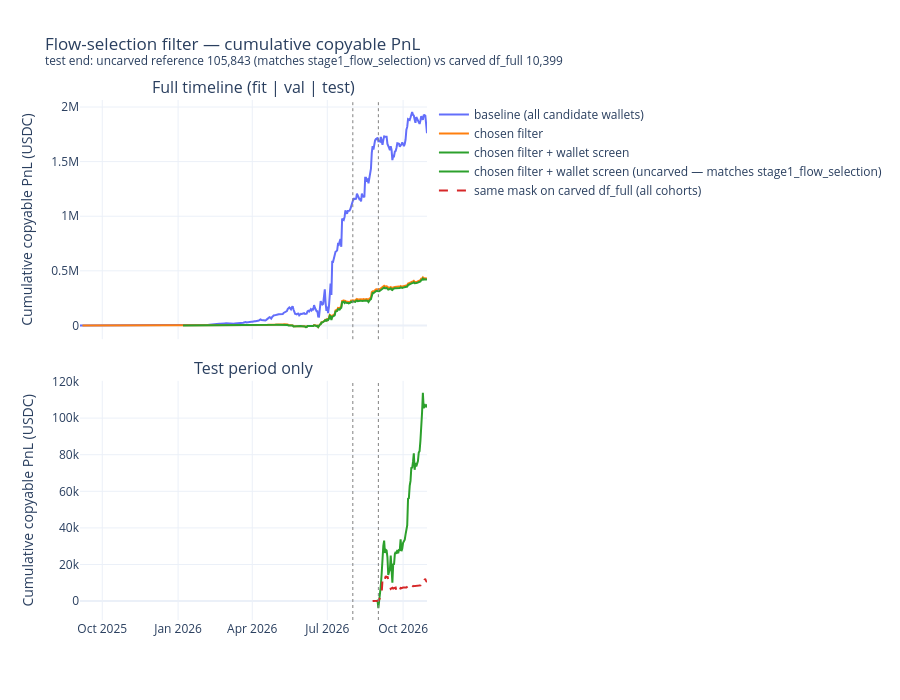

Notebook code for this chart:
### Code cell
# ── Cumulative copyable PnL: flow-selection reference vs carved df_full ────
import plotly.graph_objects as go
from plotly.subplots import make_subplots


def _flowsel_daily(mask, test_only=False):
    sub = fs[mask]
    if test_only:
        sub = sub[sub["is_test"]]
    return sub.groupby(sub["dt"].dt.floor("D"))["copyable_pnl"].sum()


_dfps_test = (
    df_full.loc[~df_full["is_train"]]
    .assign(_d=lambda d: d["dt"].dt.floor("D"))
    .groupby("_d")["copyable_pnl_price_size"]
    .sum()
)

fig = make_subplots(
    rows=2,
    shared_xaxes=True,
    vertical_spacing=0.08,
    subplot_titles=("Full timeline (fit | val | test)", "Test period only"),
)

for _name, _mask, _color in [
    ("baseline (all candidate wallets)", pd.Series(True, index=fs.index), "#636efa"),
    ("chosen filter", flowsel_mask, "#ff7f0e"),
    ("chosen filter + wallet screen", flowsel_final_mask, "#2ca02c"),
]:
    _curve = _flowsel_daily(_mask).cumsum()
    fig.add_trace(
        go.Scatter(
            x=_curve.index, y=_curve.values, mode="lines", name=_name,
            line=dict(color=_color, width=2),
        ),
        row=1, col=1,
    )

_curve = _flowsel_daily(flowsel_final_mask, test_only=True).cumsum()
fig.add_trace(
    go.Scatter(
        x=_curve.index, y=_curve.values, mode="lines",
        name="chosen filter + wallet screen (uncarved — matches stage1_flow_selection)",
        line=dict(color="#2ca02c", width=2),
    ),
    row=2, col=1,
)
_curve = _dfps_test.cumsum()
fig.add_trace(
    go.Scatter(
        x=_curve.index, y=_curve.values, mode="lines",
        name="same mask on carved df_full (all cohorts)",
        line=dict(color="#d62728", width=2, dash="dash"),
    ),
    row=2, col=1,
)

for _ts in (FLOWSEL_FIT_END, FLOWSEL_VAL_END):
    fig.add_vline(x=_ts, line=dict(color="grey", width=1, dash="dot"), row=1, col=1)
    fig.add_vline(x=_ts, line=dict(color="grey", width=1, dash="dot"), row=2, col=1)

fig.update_layout(
    template="plotly_white",
    height=700,
    title=(
        "Flow-selection filter — cumulative copyable PnL<br>"
        f"<sup>test end: uncarved reference {_flowsel_daily(flowsel_final_mask, test_only=True).sum():,.0f} "
        f"(matches stage1_flow_selection) vs carved df_full {_dfps_test.sum():,.0f}</sup>"
    ),
    yaxis_title="Cumulative copyable PnL (USDC)",
    yaxis2_title="Cumulative copyable PnL (USDC)",
)
fig.show()

### Figure 1 — Plotly figure (JSON) as saved in the notebook; plotly's stock layout.template omitted (floating-point values rounded to 4 significant figures; data arrays with more than 128 entries replaced by an {"elided": "..."} marker saying what was removed)
{"data": [{"line": {"color": "#636efa", "width": 2}, "mode": "lines", "name": "baseline (all candidate wallets)", "type": "scatter", "x": {"elided": "315 str values"}, "xaxis": "x", "y": {"elided": "315 float values"}, "yaxis": "y"}, {"line": {"color": "#ff7f0e", "width": 2}, "mode": "lines", "name": "chosen filter", "type": "scatter", "x": {"elided": "293 str values"}, "xaxis": "x", "y": {"elided": "293 float values"}, "yaxis": "y"}, {"line": {"color": "#2ca02c", "width": 2}, "mode": "lines", "name": "chosen filter + wallet screen", "type": "scatter", "x": {"elided": "274 str values"}, "xaxis": "x", "y": {"elided": "274 float values"}, "yaxis": "y"}, {"line": {"color": "#2ca02c", "width": 2}, "mode": "lines", "name": "chosen filter + wallet screen (uncarved — matches stage1_flow_selection)", "type": "scatter", "x": ["2026-08-29T00:00:00+00:00", "2026-08-30T00:00:00+00:00", "2026-08-31T00:00:00+00:00", "2026-09-01T00:00:00+00:00", "2026-09-02T00:00:00+00:00", "2026-09-03T00:00:00+00:00", "2026-09-04T00:00:00+00:00", "2026-09-05T00:00:00+00:00", "2026-09-06T00:00:00+00:00", "2026-09-07T00:00:00+00:00", "2026-09-08T00:00:00+00:00", "2026-09-09T00:00:00+00:00", "2026-09-10T00:00:00+00:00", "2026-09-11T00:00:00+00:00", "2026-09-12T00:00:00+00:00", "2026-09-13T00:00:00+00:00", "2026-09-14T00:00:00+00:00", "2026-09-15T00:00:00+00:00", "2026-09-16T00:00:00+00:00", "2026-09-17T00:00:00+00:00", "2026-09-18T00:00:00+00:00", "2026-09-19T00:00:00+00:00", "2026-09-20T00:00:00+00:00", "2026-09-21T00:00:00+00:00", "2026-09-22T00:00:00+00:00", "2026-09-23T00:00:00+00:00", "2026-09-24T00:00:00+00:00", "2026-09-25T00:00:00+00:00", "2026-09-26T00:00:00+00:00", "2026-09-27T00:00:00+00:00", "2026-09-28T00:00:00+00:00", "2026-09-29T00:00:00+00:00", "2026-09-30T00:00:00+00:00", "2026-10-01T00:00:00+00:00", "2026-10-02T00:00:00+00:00", "2026-10-03T00:00:00+00:00", "2026-10-04T00:00:00+00:00", "2026-10-05T00:00:00+00:00", "2026-10-06T00:00:00+00:00", "2026-10-07T00:00:00+00:00", "2026-10-08T00:00:00+00:00", "2026-10-09T00:00:00+00:00", "2026-10-10T00:00:00+00:00", "2026-10-11T00:00:00+00:00", "2026-10-12T00:00:00+00:00", "2026-10-13T00:00:00+00:00", "2026-10-14T00:00:00+00:00", "2026-10-15T00:00:00+00:00", "2026-10-16T00:00:00+00:00", "2026-10-17T00:00:00+00:00", "2026-10-18T00:00:00+00:00", "2026-10-19T00:00:00+00:00", "2026-10-20T00:00:00+00:00", "2026-10-21T00:00:00+00:00", "2026-10-22T00:00:00+00:00", "2026-10-23T00:00:00+00:00", "2026-10-24T00:00:00+00:00", "2026-10-25T00:00:00+00:00", "2026-10-26T00:00:00+00:00", "2026-10-27T00:00:00+00:00", "2026-10-28T00:00:00+00:00", "2026-10-29T00:00:00+00:00", "2026-10-30T00:00:00+00:00"], "xaxis": "x2", "y": [0.9702, 222.4, 316.2, -3779.0, -175.8, 3264.0, 8564.0, 15060.0, 25570.0, 30250.0, 33100.0, 26330.0, 28000.0, 27600.0, 23900.0, 14320.0, 16050.0, 17260.0, 24870.0, 13560.0, 10060.0, 20350.0, 19960.0, 25780.0, 26860.0, 25870.0, 28020.0, 26210.0, 27980.0, 28010.0, 33810.0, 27310.0, 28770.0, 31810.0, 32770.0, 33540.0, 36450.0, 39050.0, 41430.0, 55930.0, 56260.0, 62960.0, 65670.0, 73060.0, 72650.0, 76060.0, 80780.0, 71750.0, 75530.0, 73550.0, 75210.0, 76530.0, 81200.0, 81950.0, 87550.0, 101300.0, 102900.0, 113800.0, 105400.0, 107700.0, 106500.0, 106900.0, 105800.0], "yaxis": "y2"}, {"line": {"color": "#d62728", "dash": "dash", "width": 2}, "mode": "lines", "name": "same mask on carved df_full (all cohorts)", "type": "scatter", "x": ["2026-08-25T00:00:00+00:00", "2026-08-26T00:00:00+00:00", "2026-08-27T00:00:00+00:00", "2026-08-28T00:00:00+00:00", "2026-08-29T00:00:00+00:00", "2026-08-30T00:00:00+00:00", "2026-08-31T00:00:00+00:00", "2026-09-01T00:00:00+00:00", "2026-09-02T00:00:00+00:00", "2026-09-03T00:00:00+00:00", "2026-09-04T00:00:00+00:00", "2026-09-05T00:00:00+00:00", "2026-09-06T00:00:00+00:00", "2026-09-07T00:00:00+00:00", "2026-09-08T00:00:00+00:00", "2026-09-09T00:00:00+00:00", "2026-09-10T00:00:00+00:00", "2026-09-11T00:00:00+00:00", "2026-09-12T00:00:00+00:00", "2026-09-13T00:00:00+00:00", "2026-09-14T00:00:00+00:00", "2026-09-15T00:00:00+00:00", "2026-09-16T00:00:00+00:00", "2026-09-17T00:00:00+00:00", "2026-09-18T00:00:00+00:00", "2026-09-19T00:00:00+00:00", "2026-09-20T00:00:00+00:00", "2026-09-21T00:00:00+00:00", "2026-09-22T00:00:00+00:00", "2026-09-23T00:00:00+00:00", "2026-09-24T00:00:00+00:00", "2026-09-25T00:00:00+00:00", "2026-09-26T00:00:00+00:00", "2026-09-27T00:00:00+00:00", "2026-09-28T00:00:00+00:00", "2026-09-29T00:00:00+00:00", "2026-09-30T00:00:00+00:00", "2026-10-01T00:00:00+00:00", "2026-10-02T00:00:00+00:00", "2026-10-03T00:00:00+00:00", "2026-10-04T00:00:00+00:00", "2026-10-05T00:00:00+00:00", "2026-10-06T00:00:00+00:00", "2026-10-07T00:00:00+00:00", "2026-10-08T00:00:00+00:00", "2026-10-09T00:00:00+00:00", "2026-10-10T00:00:00+00:00", "2026-10-11T00:00:00+00:00", "2026-10-12T00:00:00+00:00", "2026-10-13T00:00:00+00:00", "2026-10-14T00:00:00+00:00", "2026-10-15T00:00:00+00:00", "2026-10-16T00:00:00+00:00", "2026-10-17T00:00:00+00:00", "2026-10-18T00:00:00+00:00", "2026-10-19T00:00:00+00:00", "2026-10-20T00:00:00+00:00", "2026-10-21T00:00:00+00:00", "2026-10-22T00:00:00+00:00", "2026-10-23T00:00:00+00:00", "2026-10-24T00:00:00+00:00", "2026-10-25T00:00:00+00:00", "2026-10-26T00:00:00+00:00", "2026-10-27T00:00:00+00:00", "2026-10-28T00:00:00+00:00", "2026-10-29T00:00:00+00:00", "2026-10-30T00:00:00+00:00"], "xaxis": "x2", "y": [0.0, 0.0, 0.0, 0.0, 0.0, 0.0, 0.0, 248.9, 721.8, 2055.0, 1784.0, 4383.0, 11530.0, 13750.0, 13640.0, 12300.0, 13720.0, 12850.0, 13590.0, 11290.0, 8816.0, 8102.0, 6680.0, 7056.0, 7293.0, 6863.0, 7006.0, 7097.0, 7348.0, 5517.0, 4216.0, 4388.0, 5139.0, 6400.0, 7188.0, 7057.0, 7349.0, 7426.0, 7426.0, 7215.0, 7384.0, 7387.0, 8181.0, 8176.0, 6735.0, 7499.0, 8434.0, 8309.0, 8609.0, 8159.0, 8226.0, 8317.0, 8327.0, 8445.0, 8445.0, 8447.0, 8447.0, 8764.0, 8606.0, 10670.0, 10670.0, 12200.0, 12620.0, 12010.0, 11860.0, 10950.0, 10400.0], "yaxis": "y2"}], "layout": {"annotations": [{"font": {"size": 16}, "showarrow": false, "text": "Full timeline (fit | val | test)", "x": 0.5, "xanchor": "center", "xref": "paper", "y": 1, "yanchor": "bottom", "yref": "paper"}, {"font": {"size": 16}, "showarrow": false, "text": "Test period only", "x": 0.5, "xanchor": "center", "xref": "paper", "y": 0.46, "yanchor": "bottom", "yref": "paper"}], "height": 700, "shapes": [{"line": {"color": "grey", "dash": "dot", "width": 1}, "type": "line", "x0": "2026-08-01T00:00:00+00:00", "x1": "2026-08-01T00:00:00+00:00", "xref": "x", "y0": 0, "y1": 1, "yref": "y domain"}, {"line": {"color": "grey", "dash": "dot", "width": 1}, "type": "line", "x0": "2026-08-01T00:00:00+00:00", "x1": "2026-08-01T00:00:00+00:00", "xref": "x2", "y0": 0, "y1": 1, "yref": "y2 domain"}, {"line": {"color": "grey", "dash": "dot", "width": 1}, "type": "line", "x0": "2026-09-01T00:00:00+00:00", "x1": "2026-09-01T00:00:00+00:00", "xref": "x", "y0": 0, "y1": 1, "yref": "y domain"}, {"line": {"color": "grey", "dash": "dot", "width": 1}, "type": "line", "x0": "2026-09-01T00:00:00+00:00", "x1": "2026-09-01T00:00:00+00:00", "xref": "x2", "y0": 0, "y1": 1, "yref": "y2 domain"}], "title": {"text": "Flow-selection filter — cumulative copyable PnL<br><sup>test end: uncarved reference 105,843 (matches stage1_flow_selection) vs carved df_full 10,399</sup>"}, "xaxis": {"anchor": "y", "domain": [0, 1], "matches": "x2", "showticklabels": false}, "xaxis2": {"anchor": "y2", "domain": [0, 1]}, "yaxis": {"anchor": "x", "domain": [0.54, 1], "title": {"text": "Cumulative copyable PnL (USDC)"}}, "yaxis2": {"anchor": "x2", "domain": [0, 0.46], "title": {"text": "Cumulative copyable PnL (USDC)"}}}}
